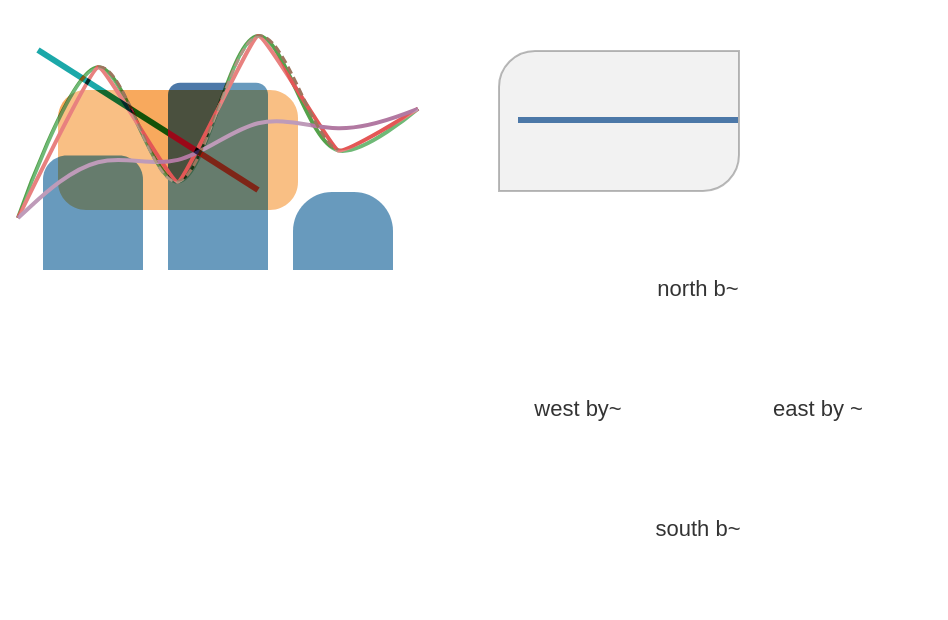

Write a Vega-Lite specification for this figure.
### Vega specification from a JSON file in a GitHub repository (floating-point values rounded to 4 significant figures)
{"$schema": "https://vega.github.io/schema/vega/v6.json", "description": "The encode channels that change an outline rather than a colour: per-corner radii, the spline families and their tension, polar text placement, blend modes, text truncation and a group that clips. The blend modes are on four mark types rather than one, since the comparison recorded them for a rect and not for a rule, a text, a line or a group.", "width": 460, "height": 300, "padding": 5, "background": "white", "data": [{"name": "bars", "values": [{"c": "a", "v": 44, "r": 12}, {"c": "b", "v": 72, "r": 6}, {"c": "c", "v": 30, "r": 40}]}, {"name": "series", "values": [{"t": 0, "y": 20}, {"t": 1, "y": 78}, {"t": 2, "y": 34}, {"t": 3, "y": 90}, {"t": 4, "y": 46}, {"t": 5, "y": 62}]}, {"name": "spokes", "values": [{"a": 0, "label": "north"}, {"a": 1.571, "label": "east"}, {"a": 3.142, "label": "south"}, {"a": 4.712, "label": "west"}]}], "scales": [{"name": "x", "type": "band", "domain": {"data": "bars", "field": "c"}, "range": [0, 200], "padding": 0.2}, {"name": "y", "type": "linear", "domain": [0, 100], "range": [130, 0]}, {"name": "lx", "type": "linear", "domain": [0, 5], "range": [0, 200]}, {"name": "ly", "type": "linear", "domain": [0, 100], "range": [130, 0]}], "marks": [{"description": "Each bar rounds its own corners, and 'c' asks for 40 on a bar the scale never makes that tall, so the clamp is visible.", "type": "rect", "from": {"data": "bars"}, "encode": {"enter": {"x": {"scale": "x", "field": "c"}, "width": {"scale": "x", "band": 1}, "y": {"scale": "y", "field": "v"}, "y2": {"scale": "y", "value": 0}, "fill": {"value": "#4c78a8"}, "cornerRadiusTopLeft": {"field": "r"}, "cornerRadiusTopRight": {"field": "r"}, "cornerRadiusBottomLeft": {"value": 0}, "cornerRadiusBottomRight": {"value": 0}}}}, {"description": "One radius on all four corners, and a multiply blend so it darkens the bar under it rather than hiding it.", "type": "rect", "encode": {"enter": {"x": {"value": 20}, "y": {"value": 40}, "width": {"value": 120}, "height": {"value": 60}, "fill": {"value": "#f58518"}, "fillOpacity": {"value": 0.7}, "cornerRadius": {"value": 14}, "blend": {"value": "multiply"}}}}, {"description": "A Catmull-Rom spline at its own default alpha, which is not a cardinal spline at tension 0.", "type": "line", "from": {"data": "series"}, "encode": {"enter": {"x": {"scale": "lx", "field": "t"}, "y": {"scale": "ly", "field": "y"}, "stroke": {"value": "#54a24b"}, "strokeWidth": {"value": 2}, "interpolate": {"value": "catmull-rom"}, "blend": {"value": "multiply"}}}}, {"description": "A cardinal spline slackened by an explicit tension, drawn over the same points.", "type": "line", "from": {"data": "series"}, "encode": {"enter": {"x": {"scale": "lx", "field": "t"}, "y": {"scale": "ly", "field": "y"}, "stroke": {"value": "#e45756"}, "strokeWidth": {"value": 2}, "interpolate": {"value": "cardinal"}, "tension": {"value": 0.7}}}}, {"description": "A bundle, which pulls the series most of the way onto the chord across it. Its 'tension' is a blend, not a stiffness.", "type": "line", "from": {"data": "series"}, "encode": {"enter": {"x": {"scale": "lx", "field": "t"}, "y": {"scale": "ly", "field": "y"}, "stroke": {"value": "#b279a2"}, "strokeWidth": {"value": 2}, "interpolate": {"value": "bundle"}, "tension": {"value": 0.4}}}}, {"description": "An open cardinal spline: its first and last points are not on the curve at all.", "type": "line", "from": {"data": "series"}, "encode": {"enter": {"x": {"scale": "lx", "field": "t"}, "y": {"scale": "ly", "field": "y"}, "stroke": {"value": "#9d755d"}, "strokeWidth": {"value": 1.5}, "strokeDash": {"value": [4, 2]}, "interpolate": {"value": "cardinal-open"}}}}, {"description": "An area under a Catmull-Rom spline, whose return leg has to take the same curve.", "type": "area", "from": {"data": "series"}, "encode": {"enter": {"x": {"scale": "lx", "field": "t"}, "y": {"scale": "ly", "field": "y"}, "y2": {"scale": "ly", "value": 0}, "fill": {"value": "#72b7b2"}, "fillOpacity": {"value": 0.35}, "interpolate": {"value": "catmull-rom"}, "tension": {"value": 0.9}, "blend": {"value": "screen"}}}}, {"description": "Labels placed by radius and angle around a centre rather than by x and y, and truncated to a width they do not fit.", "type": "text", "from": {"data": "spokes"}, "encode": {"enter": {"x": {"value": 340}, "y": {"value": 200}, "radius": {"value": 60}, "theta": {"field": "a"}, "text": {"signal": "datum.label + ' by a long way'"}, "limit": {"value": 46}, "ellipsis": {"value": "~"}, "align": {"value": "center"}, "baseline": {"value": "middle"}, "fill": {"value": "#333333"}, "fontSize": {"value": 11}, "blend": {"value": "multiply"}}}}, {"description": "A group that clips from its encode block rather than from the mark's own property, with a rounded background. The rule reaches well past the group's width.", "type": "group", "encode": {"enter": {"x": {"value": 240}, "y": {"value": 20}, "width": {"value": 120}, "height": {"value": 70}, "clip": {"value": true}, "fill": {"value": "#f2f2f2"}, "stroke": {"value": "#bbbbbb"}, "cornerRadiusTopLeft": {"value": 18}, "cornerRadiusBottomRight": {"value": 18}, "blend": {"value": "multiply"}}}, "marks": [{"type": "rule", "encode": {"enter": {"x": {"value": 10}, "y": {"value": 35}, "x2": {"value": 300}, "stroke": {"value": "#4c78a8"}, "strokeWidth": {"value": 3}}}}]}, {"type": "rule", "encode": {"enter": {"x": {"value": 10}, "x2": {"value": 120}, "y": {"value": 20}, "y2": {"value": 90}, "stroke": {"value": "#e45756"}, "strokeWidth": {"value": 3}, "blend": {"value": "difference"}}}}]}
